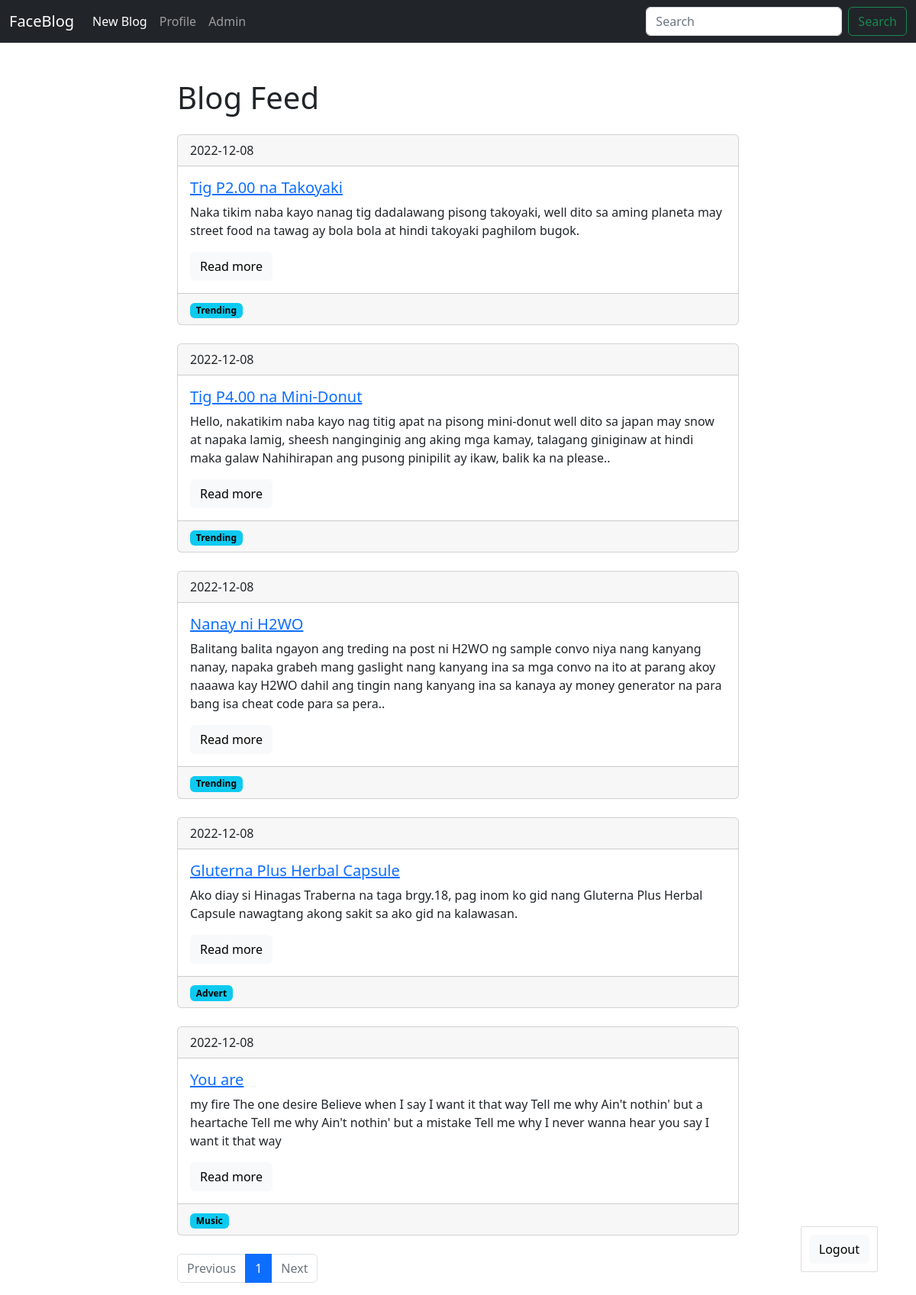
/blog/ (signed in), run on the app's committed database.
### models.py (models this page shows, shortened)
class Post(db.Model):
    id = db.Column(db.Integer, primary_key=True)
    title = db.Column(db.String(140))
    slug = db.Column(db.String(140), unique=True)
    body = db.Column(db.Text)
    created = db.Column(db.DateTime, default=datetime.now())
    tags = db.relationship('Tag', secondary=posts_tags, backref=db.backref('posts'), lazy='dynamic')

class Tag(db.Model):
    id = db.Column(db.Integer, primary_key=True)
    title = db.Column(db.String(140))
    slug = db.Column(db.String(140), unique=True)

### posts/blueprint.py (the view)
@posts.route('/')
def posts_list():
    q = request.args.get('q')
    if q:
        posts = Post.query.filter(Post.title.contains(q) | Post.body.contains(q))
    else:
        posts = Post.query.order_by(Post.created.asc())
    page = request.args.get('page')
    if page and page.isdigit():
        page = int(page)
    else:
        page = 1
    pages = posts.paginate(page=page, per_page=10)
    return render_template('posts/posts.html', posts=posts, pages=pages)

### posts/templates/posts/posts.html (shortened to what this page needs)
{% extends 'base.html' %}
{% block content %}
    <h1>Blog Feed</h1>
    {% for post in pages.items %}
        {% include 'posts/includes/card.html' %}
    {% endfor %}
    <nav aria-label="...">
        <ul class="pagination">
            <li class="page-item {% if not pages.has_prev %}disabled {% endif %}">
                <a class="page-link" href="./?page={{pages.prev_num}}">Previous</a>
            </li>
            {% for page in pages.iter_pages() %}
                <li class="page-item {% if page == pages.page %} active {% endif %}">
                <a class="page-link" href="./?page = {{ page }}">{{ page }}</a>
            </li>
            {% endfor %}
            <li class="page-item {% if not pages.has_next %}disabled {% endif %} ">
                <a class="page-link" href="./?page={{pages.next_num}}">
                    Next
                </a>
            </li>
        </ul>
    </nav>
{% endblock %}

### posts/templates/posts/includes/card.html
<div class="card mb-4 mt-4">
            <div class="card-header">
                {{ post.created.date() }}
            </div>
            <div class="card-body">
                <h5 class="card-title">
                    <a href="{{ url_for('posts.post_detail', slug=post.slug) }}">{{post.title}}</a>
                </h5>
                <p class="card-text"> {{post.body}} </p>
                <a href=" {{url_for('posts.post_detail', slug=post.slug)}} " class="btn btn-light">Read more</a>
            </div>
            {% if post.tags.count() %}
                <div class="card-footer text-muted">
                    {% for tag in post.tags %}
                    <a href="{{ url_for('posts.tag_detail',slug=tag.slug) }}">
                        <span class="badge text-bg-info">
                            {{ tag.title }}
                        </span>
                    </a>
                    {% endfor %}
                </div>
            {% endif %}
        </div>

### data on the page
Post: created "2022-12-08", title "Tig P2.00 na Takoyaki", body "Naka tikim naba kayo nanag tig dadalawang pisong takoyaki, well dito sa aming planeta may street food na tawag ay bola bola at hindi takoyaki paghilom bugok."
Tag: title "Trending"
Post: created "2022-12-08", title "Tig P4.00 na Mini-Donut", body "Hello, nakatikim naba kayo nag titig apat na pisong mini-donut well dito sa japan may snow at napaka lamig, sheesh nanginginig ang aking mga kamay, talagang giniginaw at hindi maka galaw Nahihirapan ang pusong pinipilit ay ikaw, balik ka na please.."
Post: created "2022-12-08", title "Nanay ni H2WO", body "Balitang balita ngayon ang treding na post ni H2WO ng sample convo niya nang kanyang nanay, napaka grabeh mang gaslight nang kanyang ina sa mga convo na ito at parang akoy naaawa kay H2WO dahil ang tingin nang kanyang ina sa kanaya ay money generator na para bang isa cheat code para sa pera.."
Post: created "2022-12-08", title "Gluterna Plus Herbal Capsule", body "Ako diay si Hinagas Traberna na taga brgy.18, pag inom ko gid nang Gluterna Plus Herbal Capsule nawagtang akong sakit sa ako gid na kalawasan."
Tag: title "Advert"
Post: created "2022-12-08", title "You are", body "my fire The one desire Believe when I say I want it that way Tell me why Ain't nothin' but a heartache Tell me why Ain't nothin' but a mistake Tell me why I never wanna hear you say I want it that way"
Tag: title "Music"

### other printed values
{{ page }} "1"
